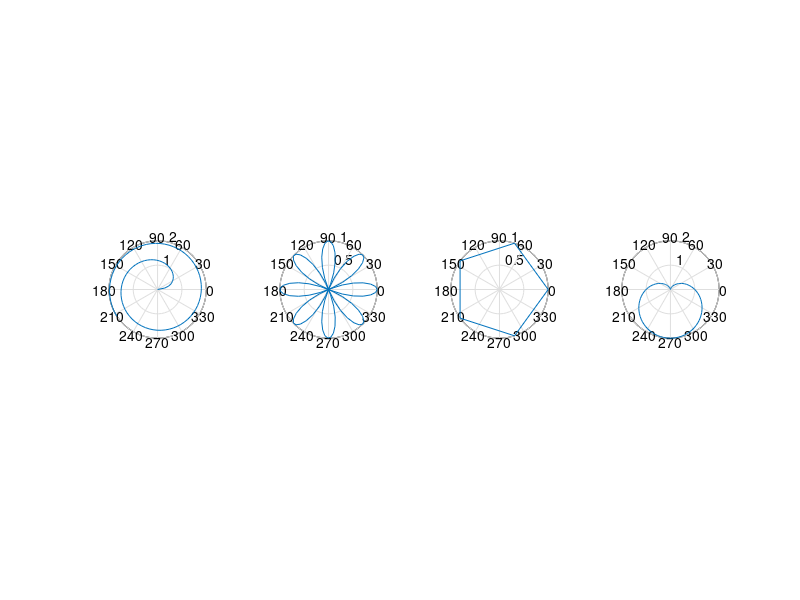
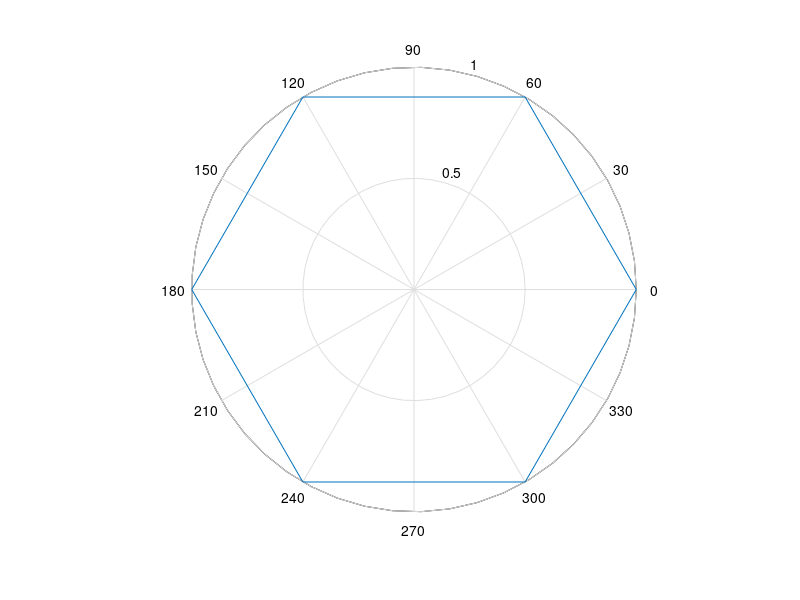

Here is the MATLAB script that generated these plots, in order:
%Exercise: plot a hexagon on a polar chart
clc, clear, close all
figure
subplot(1, 4, 1)
x = 1:100; theta = x/10; r = log10(x);
polar(theta, r);
subplot(1, 4, 2)
theta = linspace(0, 2*pi); r = cos(4*theta);
polar(theta, r)
subplot(1, 4, 3)
theta = linspace(0, 2*pi, 6); r = ones(1, length(theta));
polar(theta, r)
subplot(1, 4, 4)
theta = linspace(0, 2*pi); r = 1 - sin(theta);
polar(theta, r)

figure
theta = linspace(0, 2*pi, 7); r = ones(1, length(theta));
polar(theta, r)